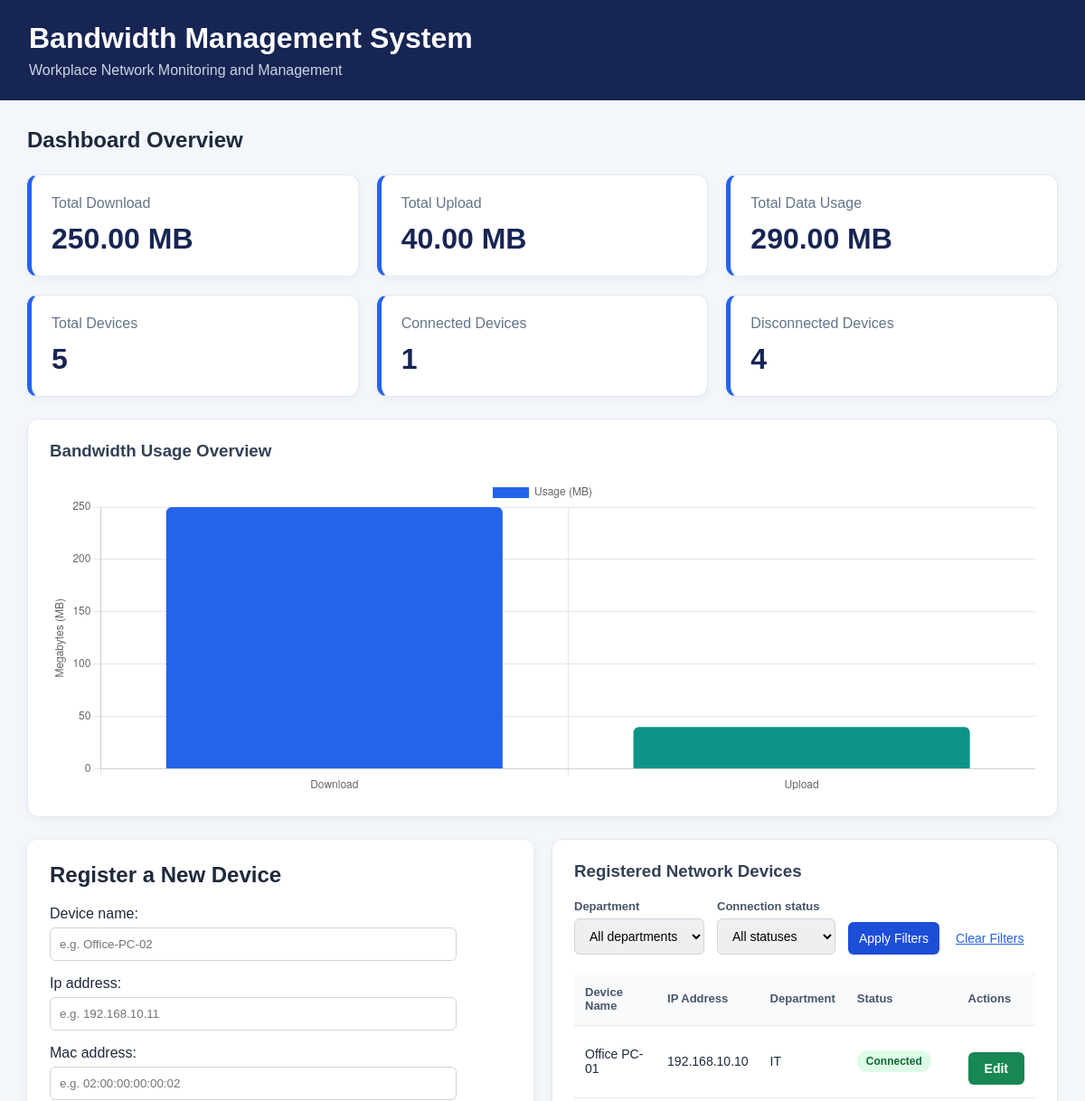
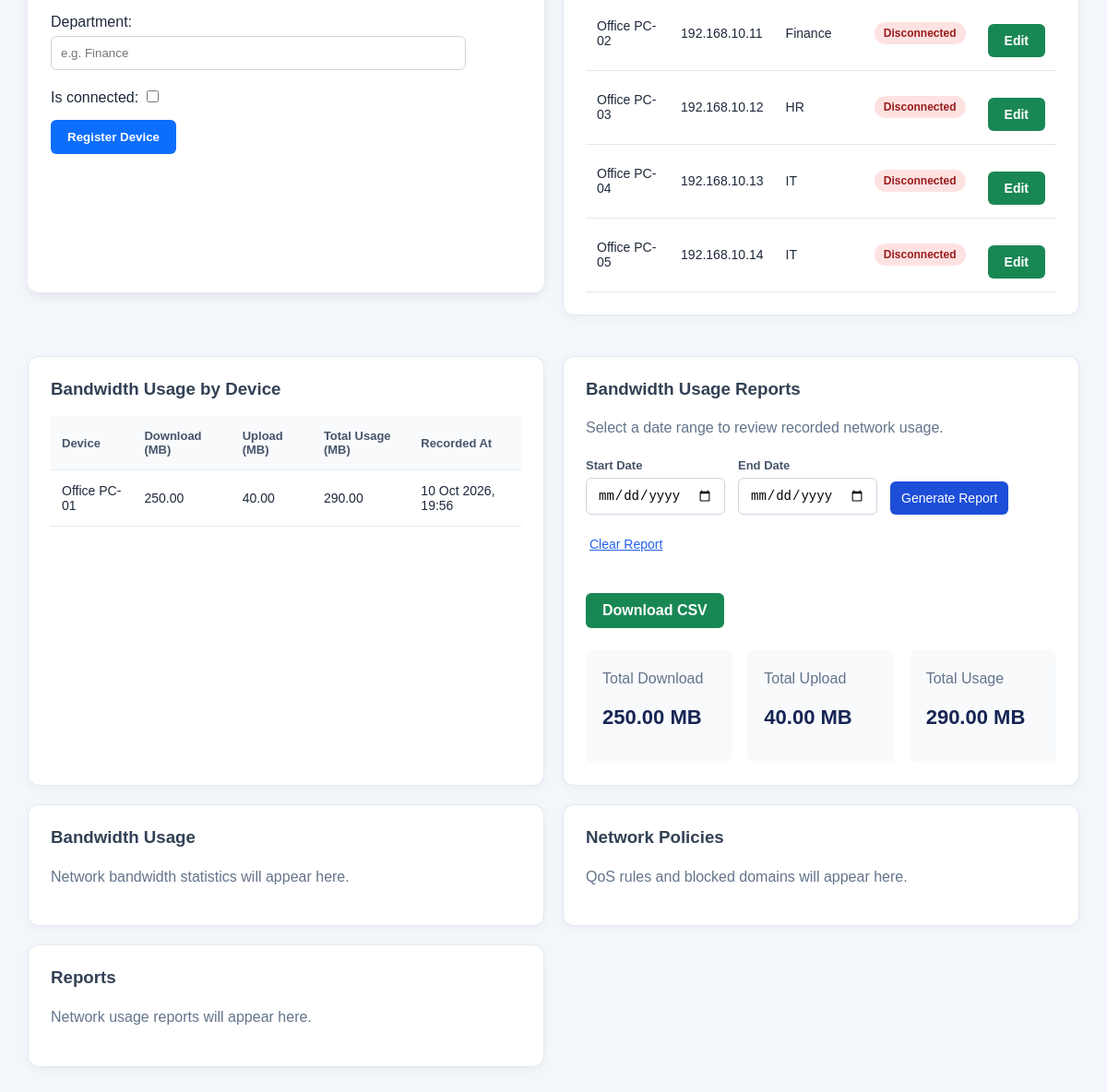
The page / on the database its author committed (2 pictures, top to bottom).
### dashboard/models.py (models this page shows, shortened)
class Device(models.Model):
    device_name = models.CharField(max_length=100)
    ip_address = models.GenericIPAddressField(unique=True)
    mac_address = models.CharField(max_length=17, unique=True)
    department = models.CharField(max_length=100)
    is_connected = models.BooleanField(default=False)
    date_added = models.DateTimeField(auto_now_add=True)

class BandwidthUsage(models.Model):
    device = models.ForeignKey(
        Device,
        on_delete=models.CASCADE,
        related_name="bandwidth_records"
    )
    download_mb = models.FloatField(default=0)
    upload_mb = models.FloatField(default=0)
    recorded_at = models.DateTimeField(auto_now_add=True)

### dashboard/views.py (the view, shortened to what this page needs)
# urls.py: path("", views.home, name="home"),
def home(request):
    device_form = DeviceForm()
    start_date = request.GET.get("start_date", "")
    end_date = request.GET.get("end_date", "")
    devices = Device.objects.all()
    department = request.GET.get("department", "")
    status = request.GET.get("status", "")
    if department:
        devices = devices.filter(department=department)
    if status == "connected":
        devices = devices.filter(is_connected=True)
    elif status == "disconnected":
        devices = devices.filter(is_connected=False)
    departments = (
        Device.objects.order_by("department")
        .values_list("department", flat=True)
        .distinct()
    )
    usage_totals = BandwidthUsage.objects.aggregate(
        total_download=Sum("download_mb"),
        total_upload=Sum("upload_mb"),
    )
    total_download = usage_totals["total_download"] or 0
    total_upload = usage_totals["total_upload"] or 0
    device_usage = BandwidthUsage.objects.select_related("device").all()
    if start_date:
        device_usage = device_usage.filter(recorded_at__date__gte=start_date)
    if end_date:
        device_usage = device_usage.filter(recorded_at__date__lte=end_date)
    report_totals = device_usage.aggregate(
        total_download=Sum("download_mb"),
        total_upload=Sum("upload_mb"),
    )
    report_download = report_totals["total_download"] or 0
    report_upload = report_totals["total_upload"] or 0
    context = {
        "devices": devices,
        "device_form": device_form,
        "departments": departments,
        "selected_department": department,
        "selected_status": status,
        "total_devices": Device.objects.count(),
        "connected_devices": Device.objects.filter(is_connected=True).count(),
        "disconnected_devices": Device.objects.filter(is_connected=False).count(),
        "total_download": total_download,
        "total_upload": total_upload,
        "total_usage": total_download + total_upload,
        "device_usage": device_usage,
        "start_date": start_date,
        "end_date": end_date,
        "report_download": report_download,
        "report_upload": report_upload,
        "report_total": report_download + report_upload,
    }
    return render(request, "dashboard/home.html", context)

### dashboard/forms.py
class DeviceForm(forms.ModelForm):
    class Meta:
        model = Device
        fields = [
            "device_name",
            "ip_address",
            "mac_address",
            "department",
            "is_connected",
        ]
        widgets = {
            "device_name": forms.TextInput(attrs={
                "placeholder": "e.g. Office-PC-02"
            }),
            "ip_address": forms.TextInput(attrs={
                "placeholder": "e.g. 192.168.10.11"
            }),
            "mac_address": forms.TextInput(attrs={
                "placeholder": "e.g. 02:00:00:00:00:02"
            }),
            "department": forms.TextInput(attrs={
                "placeholder": "e.g. Finance"
            }),
        }

### dashboard/templates/dashboard/home.html (shortened to what this page needs)
<!DOCTYPE html>
{% load static %}
<html lang="en">
<head>
    <link rel="stylesheet" href="{% static 'dashboard/style.css' %}">
</head>
<body>
    <header>
        <h1>Bandwidth Management System</h1>
        <p>Workplace Network Monitoring and Management</p>
    </header>
    <main>
        <h2>Dashboard Overview</h2>
<div class="stats-grid">
<section class="stat-card">
    <p>Total Download</p>
    <h2>{{ total_download|floatformat:2 }} MB</h2>
</section>
<section class="stat-card">
    <p>Total Upload</p>
    <h2>{{ total_upload|floatformat:2 }} MB</h2>
</section>
<section class="stat-card">
    <p>Total Data Usage</p>
    <h2>{{ total_usage|floatformat:2 }} MB</h2>
</section>
    <section class="stat-card">
        <p>Total Devices</p>
        <h2>{{ total_devices }}</h2>
    </section>
    <section class="stat-card">
        <p>Connected Devices</p>
        <h2>{{ connected_devices }}</h2>
    </section>
    <section class="stat-card">
        <p>Disconnected Devices</p>
        <h2>{{ disconnected_devices }}</h2>
    </section>
</div>
<section class="card chart-card">
    <h3>Bandwidth Usage Overview</h3>
    <canvas id="bandwidthChart"></canvas>
</section>
        <div class="dashboard-grid">
<section class="device-registration-card">
    <h2>Register a New Device</h2>
    <form method="post">
        {{ device_form.as_p }}
        <button type="submit" class="register-button">
            Register Device
        </button>
    </form>
</section>
<section class="card device-table-card">
    <h3>Registered Network Devices</h3>
<form method="get" class="device-filters">
    <div>
        <label for="department">Department</label>
        <select name="department" id="department">
            <option value="">All departments</option>
        </select>
    </div>
    <div>
        <label for="status">Connection status</label>
        <select name="status" id="status">
            <option value="">All statuses</option>
        </select>
    </div>
    <button type="submit">Apply Filters</button>
    <a href="/">Clear Filters</a>
</form>
    <div class="table-container">
        <table class="device-table">
            <thead>
                <tr>
                    <th>Device Name</th>
                    <th>IP Address</th>
                    <th>Department</th>
                    <th>Status</th>
                    <th>Actions</th>
                </tr>
            </thead>
            <tbody>
                {% for device in devices %}
                <tr>
                    <td>{{ device.device_name }}</td>
                    <td>{{ device.ip_address }}</td>
                    <td>{{ device.department }}</td>
                    <td>
                        {% if device.is_connected %}
                            <span class="status connected">Connected</span>
                        {% else %}
                            <span class="status disconnected">Disconnected</span>
                        {% endif %}
                    </td>
                    <td>
                     <a href="{% url 'edit_device' device.id %}" class="export-button">
                       Edit
                     </a>
                    </td>
                </tr>
                {% empty %}
                <tr>
                    <td colspan="4">No devices registered yet.</td>
                </tr>
                {% endfor %}
            </tbody>
        </table>
    </div>
</section>
<section class="card device-table-card">
    <h3>Bandwidth Usage by Device</h3>
    <div class="table-container">
        <table class="device-table">
            <thead>
                <tr>
                    <th>Device</th>
                    <th>Download (MB)</th>
                    <th>Upload (MB)</th>
                    <th>Total Usage (MB)</th>
                    <th>Recorded At</th>
                </tr>
            </thead>
            <tbody>
                {% for record in device_usage %}
                <tr>
                    <td>{{ record.device.device_name }}</td>
                    <td>{{ record.download_mb|floatformat:2 }}</td>
                    <td>{{ record.upload_mb|floatformat:2 }}</td>
                    <td>{{ record.download_mb|add:record.upload_mb|floatformat:2 }}</td>
                    <td>{{ record.recorded_at|date:"d M Y, H:i" }}</td>
                </tr>
                {% empty %}
                <tr>
                    <td colspan="5">No bandwidth records available.</td>
                </tr>
                {% endfor %}
            </tbody>
        </table>
    </div>
</section>
<section class="card report-card">
    <h3>Bandwidth Usage Reports</h3>
    <p>Select a date range to review recorded network usage.</p>
    <form method="get" class="report-filters">
        <div>
            <label for="start_date">Start Date</label>
            <input
                type="date"
                id="start_date"
                name="start_date"
                value="{{ start_date }}"
            >
        </div>
        <div>
            <label for="end_date">End Date</label>
            <input
                type="date"
                id="end_date"
                name="end_date"
                value="{{ end_date }}"
            >
        </div>
        <button type="submit">Generate Report</button>
        <a href="/">Clear Report</a>
    </form>
<a href="{% url 'export_bandwidth_report' %}?start_date={{ start_date }}&end_date={{ end_date }}" class="export-button">
    Download CSV
</a>
    <div class="report-results">
        <div>
            <p>Total Download</p>
            <h2>{{ report_download|floatformat:2 }} MB</h2>
        </div>
        <div>
            <p>Total Upload</p>
            <h2>{{ report_upload|floatformat:2 }} MB</h2>
        </div>
        <div>
            <p>Total Usage</p>
            <h2>{{ report_total|floatformat:2 }} MB</h2>
        </div>
    </div>
</section>
            <section class="card">
                <h3>Bandwidth Usage</h3>
                <p>Network bandwidth statistics will appear here.</p>
            </section>
            <section class="card">
                <h3>Network Policies</h3>
                <p>QoS rules and blocked domains will appear here.</p>
            </section>
            <section class="card">
                <h3>Reports</h3>
                <p>Network usage reports will appear here.</p>
            </section>
        </div>
    </main>
</body>
<script>
    const chartCanvas = document.getElementById("bandwidthChart");
    new Chart(chartCanvas, {
        type: "bar",
        data: {
            labels: ["Download", "Upload"],
            datasets: [{
                label: "Usage (MB)",
                data: [
                    Number("{{ total_download }}"),
                    Number("{{ total_upload }}")
                ],
                backgroundColor: ["#2563eb", "#0d9488"],
                borderRadius: 6
            }]
        },
        options: {
            responsive: true,
            maintainAspectRatio: true,
            scales: {
                y: {
                    beginAtZero: true,
                    title: {
                        display: true,
                        text: "Megabytes (MB)"
                    }
                }
            }
        }
    });
</script>
</html>

### dashboard/static/dashboard/style.css (style rules this page uses)
* { box-sizing: border-box; }
body { margin: 0; font-family: Arial, sans-serif; background: #f3f6fb; color: #1e293b; }
header { background: #172554; color: white; padding: 24px 32px; }
header h1 { margin: 0 0 8px; }
header p { margin: 0; color: #cbd5e1; }
main { padding: 30px; }
h2 { margin-top: 0; }
.dashboard-grid { display: grid; grid-template-columns: repeat(2, minmax(0, 1fr)); gap: 20px; }
.card { background: white; padding: 24px; border-radius: 12px; border: 1px solid #e2e8f0; box-shadow: 0 3px 10px rgba(15, 23, 42, 0.04); }
.card h3 { margin-top: 0; color: #334155; }
.card p { color: #64748b; line-height: 1.6; }
.stats-grid { display: grid; grid-template-columns: repeat(3, minmax(0, 1fr)); gap: 20px; margin: 24px 0; }
.stat-card { background: white; padding: 22px; border-radius: 12px; border: 1px solid #e2e8f0; border-left: 5px solid #2563eb; box-shadow: 0 3px 10px rgba(15, 23, 42, 0.04); }
.stat-card p { margin: 0; color: #64748b; }
.stat-card h2 { margin: 12px 0 0; font-size: 32px; color: #172554; }
.chart-card { margin-top: 24px; }
.chart-card canvas { max-height: 350px; }
.device-table-card { margin-top: 24px; }
.table-container { width: 100%; overflow-x: auto; }
.device-table { width: 100%; border-collapse: collapse; text-align: left; }
.device-table th, .device-table td { padding: 14px 12px; border-bottom: 1px solid #e2e8f0; }
.device-table th { background: #f8fafc; color: #475569; font-size: 13px; }
.device-table td { font-size: 14px; }
.status { display: inline-block; padding: 5px 10px; border-radius: 20px; font-size: 12px; font-weight: bold; }
.status.connected { background: #dcfce7; color: #166534; }
.status.disconnected { background: #fee2e2; color: #991b1b; }
.device-filters { display: flex; flex-wrap: wrap; align-items: end; gap: 14px; margin: 20px 0; }
.device-filters div { display: flex; flex-direction: column; gap: 6px; }
.device-filters label { font-size: 13px; font-weight: bold; color: #475569; }
.device-filters select, .device-filters button { padding: 10px 12px; border-radius: 6px; border: 1px solid #cbd5e1; font-size: 14px; }
.device-filters button { background: #1d4ed8; color: white; border: none; cursor: pointer; }
.device-filters a { padding: 10px 4px; color: #2563eb; font-size: 14px; }
.report-card { margin-top: 24px; }
.report-filters { display: flex; flex-wrap: wrap; align-items: end; gap: 14px; margin: 20px 0; }
.report-filters div { display: flex; flex-direction: column; gap: 6px; }
.report-filters label { font-size: 13px; font-weight: bold; color: #475569; }
.report-filters input, .report-filters button { padding: 10px 12px; border: 1px solid #cbd5e1; border-radius: 6px; font-size: 14px; }
.report-filters button { background: #1d4ed8; color: white; border: none; cursor: pointer; }
.report-filters a { padding: 10px 4px; color: #2563eb; font-size: 14px; }
.report-results { display: grid; grid-template-columns: repeat(3, minmax(0, 1fr)); gap: 16px; margin-top: 24px; }
.report-results > div { padding: 18px; background: #f8fafc; border-radius: 8px; }
.report-results p { color: #64748b; margin-top: 0; }
.report-results h2 { color: #172554; font-size: 22px; }
.export-button { display: inline-block; margin-top: 15px; padding: 10px 18px; background-color: #198754; color: white; text-decoration: none; border-radius: 6px; font-weight: bold; transition: background-color 0.3s ease; }
.device-registration-card { background: white; padding: 25px; margin: 25px 0; border-radius: 12px; box-shadow: 0 4px 12px rgba(0, 0, 0, 0.08); }
.device-registration-card h2 { margin-top: 0; margin-bottom: 20px; }
.device-registration-card form p { margin-bottom: 15px; }
.device-registration-card input[type="text"], .device-registration-card input[type="checkbox"] { margin-top: 6px; }
.device-registration-card input[type="text"] { display: block; width: 100%; max-width: 450px; padding: 10px; border: 1px solid #ced4da; border-radius: 6px; box-sizing: border-box; }
.register-button { background-color: #0d6efd; color: white; border: none; padding: 11px 18px; border-radius: 6px; cursor: pointer; font-weight: bold; }

### rows shown on the page
Device: device_name "Office PC-01", ip_address "192.168.10.10", department "IT", is_connected "Connected"
Device: device_name "Office PC-02", ip_address "192.168.10.11", department "Finance", is_connected "Disconnected"
Device: device_name "Office PC-03", ip_address "192.168.10.12", department "HR", is_connected "Disconnected"
Device: device_name "Office PC-04", ip_address "192.168.10.13", department "IT", is_connected "Disconnected"
Device: device_name "Office PC-05", ip_address "192.168.10.14", department "IT", is_connected "Disconnected"
BandwidthUsage: device.device_name "Office PC-01", download_mb "250.00", upload_mb "40.00", download_mb|add "290.00", recorded_at "10 Oct 2026, 19:56"

### other values the page prints
{{ total_download|floatformat:2 }} "250.00"
{{ total_upload|floatformat:2 }} "40.00"
{{ total_usage|floatformat:2 }} "290.00"
{{ total_devices }} "5"
{{ connected_devices }} "1"
{{ disconnected_devices }} "4"
{{ report_download|floatformat:2 }} "250.00"
{{ report_upload|floatformat:2 }} "40.00"
{{ report_total|floatformat:2 }} "290.00"
chart data {{ total_download }} 250.0
chart data {{ total_upload }} 40.0
